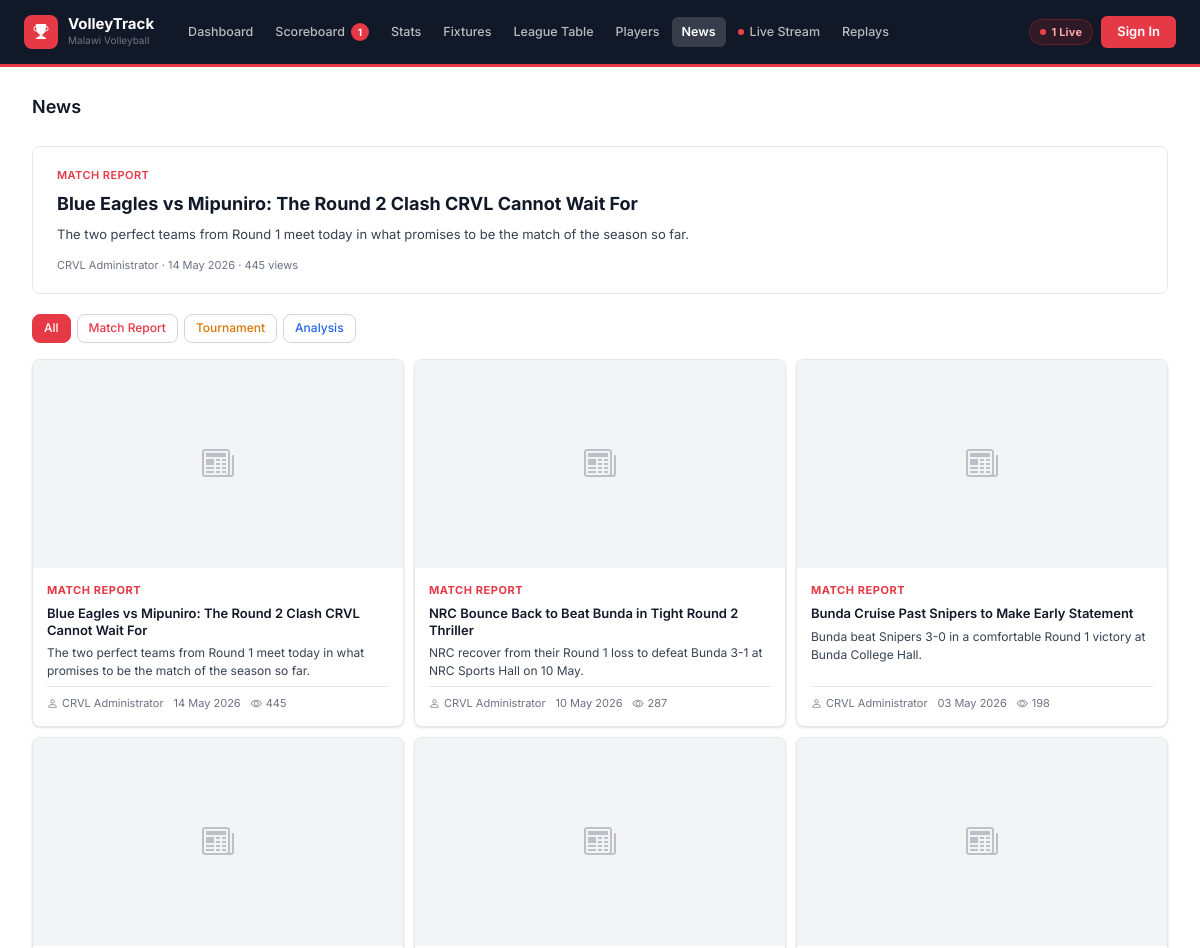
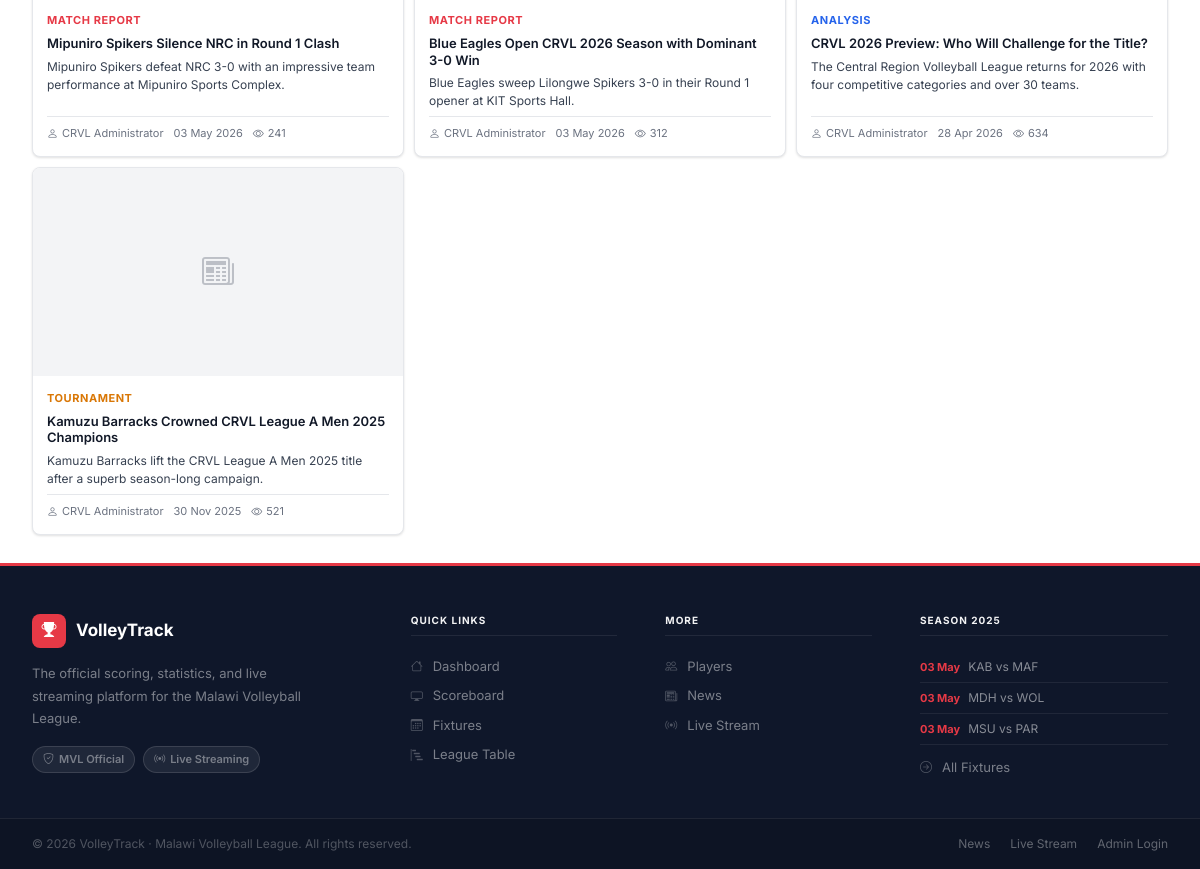
The app's page /modules/news/index.php with its own data (2 pictures, top to bottom).
### tables this page shows
CREATE TABLE IF NOT EXISTS news_articles (
  id INT AUTO_INCREMENT PRIMARY KEY,
  author_id INT DEFAULT NULL,
  title VARCHAR(255) NOT NULL,
  slug VARCHAR(191) NOT NULL UNIQUE,
  summary TEXT DEFAULT NULL,
  content LONGTEXT NOT NULL,
  featured_image VARCHAR(255) DEFAULT NULL,
  category ENUM('Match Report','Transfer','General','Tournament','Interview','Analysis') DEFAULT 'General',
  tags VARCHAR(255) DEFAULT NULL,
  status ENUM('Draft','Published','Archived') DEFAULT 'Draft',
  is_featured TINYINT(1) DEFAULT 0,
  views INT DEFAULT 0,
  published_at TIMESTAMP NULL DEFAULT NULL,
  created_at TIMESTAMP DEFAULT CURRENT_TIMESTAMP,
  FOREIGN KEY (author_id) REFERENCES users(id) ON DELETE SET NULL
);

CREATE TABLE IF NOT EXISTS users (
  id INT AUTO_INCREMENT PRIMARY KEY,
  username VARCHAR(50) NOT NULL UNIQUE,
  email VARCHAR(150) NOT NULL UNIQUE,
  password_hash VARCHAR(255) NOT NULL,
  full_name VARCHAR(150) NOT NULL,
  role ENUM('Admin','Referee','Scorer','Viewer') DEFAULT 'Viewer',
  is_active TINYINT(1) DEFAULT 1,
  last_login TIMESTAMP NULL DEFAULT NULL,
  created_at TIMESTAMP DEFAULT CURRENT_TIMESTAMP
);

CREATE TABLE IF NOT EXISTS matches (
  id INT AUTO_INCREMENT PRIMARY KEY,
  season_id INT NOT NULL,
  home_team_id INT NOT NULL,
  away_team_id INT NOT NULL,
  match_date DATETIME NOT NULL,
  venue VARCHAR(150) DEFAULT NULL,
  round VARCHAR(50) DEFAULT NULL,
  status ENUM('Scheduled','Live','Completed','Postponed','Cancelled') DEFAULT 'Scheduled',
  home_sets_won INT DEFAULT 0,
  away_sets_won INT DEFAULT 0,
  set_scores JSON DEFAULT NULL,
  current_set INT DEFAULT 1,
  home_score_current_set INT DEFAULT 0,
  away_score_current_set INT DEFAULT 0,
  started_at TIMESTAMP NULL DEFAULT NULL,
  ended_at TIMESTAMP NULL DEFAULT NULL,
  created_at TIMESTAMP DEFAULT CURRENT_TIMESTAMP,
  FOREIGN KEY (season_id) REFERENCES seasons(id),
  FOREIGN KEY (home_team_id) REFERENCES teams(id),
  FOREIGN KEY (away_team_id) REFERENCES teams(id)
);

CREATE TABLE IF NOT EXISTS teams (
  id INT AUTO_INCREMENT PRIMARY KEY,
  name VARCHAR(100) NOT NULL,
  short_name VARCHAR(10) NOT NULL,
  home_court VARCHAR(150) DEFAULT NULL,
  city VARCHAR(100) DEFAULT NULL,
  coach VARCHAR(100) DEFAULT NULL,
  color_primary VARCHAR(7) DEFAULT '#555555',
  is_active TINYINT(1) DEFAULT 1,
  created_at TIMESTAMP DEFAULT CURRENT_TIMESTAMP
);

### includes/config.php (called while the page is built, shortened)
<?php
function isLoggedIn(): bool { return isset($_SESSION['user_id']); }

### modules/news/index.php (the view, shortened to what this page needs)
<?php
require_once __DIR__.'/../../includes/config.php';
$currentPage='news'; $pageTitle='News'; $db=getDB();
$cat=$_GET['cat']??''; $pg=max(1,(int)($_GET['page']??1)); $pp=12;
$cats=$db->query("SELECT DISTINCT category FROM news_articles WHERE status='Published' ORDER BY category")->fetchAll(PDO::FETCH_COLUMN);
$stmt=$db->prepare("SELECT na.*,u.full_name an FROM news_articles na LEFT JOIN users u ON u.id=na.author_id WHERE na.status='Published'".($cat?" AND na.category=?":"")." ORDER BY na.published_at DESC LIMIT $pp OFFSET ".(($pg-1)*$pp));
$stmt->execute($cat?[$cat]:[]);$articles=$stmt->fetchAll();
$featured=$db->query("SELECT na.*,u.full_name an FROM news_articles na LEFT JOIN users u ON u.id=na.author_id WHERE na.is_featured=1 AND na.status='Published' ORDER BY na.published_at DESC LIMIT 1")->fetch();
$catC=['Match Report'=>'var(--acc)','Analysis'=>'var(--pri)','General'=>'var(--grn)','Tournament'=>'var(--gld)','Interview'=>'var(--pur)','Transfer'=>'var(--acc)'];
include __DIR__.'/../../includes/header.php';
?>
<div class="content">
  <div style="display:flex;align-items:center;justify-content:space-between;flex-wrap:wrap;gap:10px;margin-bottom:20px">
    <h1 style="font-size:18px;font-weight:600">News</h1>
  </div>
  <?php if($featured&&!$cat): ?>
  <a href="<?= APP_URL ?>/modules/news/article.php?slug=<?= urlencode($featured['slug']) ?>" style="display:block;background:var(--s1);border:1px solid var(--b0);border-radius:var(--r);overflow:hidden;text-decoration:none;margin-bottom:20px;transition:border-color var(--tr)" onmouseover="this.style.borderColor='var(--b1)'" onmouseout="this.style.borderColor='var(--b0)'">
    <div style="display:grid;grid-template-columns:<?= $featured['featured_image']?'1fr 360px':'1fr' ?>">
      <div style="padding:20px 24px;display:flex;flex-direction:column;justify-content:center">
        <div style="font-size:11px;font-weight:600;color:<?= $catC[$featured['category']]??'var(--t2)' ?>;text-transform:uppercase;letter-spacing:.04em;margin-bottom:8px"><?= $featured['category'] ?></div>
        <div style="font-size:18px;font-weight:700;color:var(--t1);line-height:1.3;margin-bottom:10px"><?= htmlspecialchars($featured['title']) ?></div>
        <div style="font-size:13px;color:var(--t2);line-height:1.5;margin-bottom:12px;display:-webkit-box;-webkit-line-clamp:3;-webkit-box-orient:vertical;overflow:hidden"><?= htmlspecialchars(strip_tags($featured['summary']??'')) ?></div>
        <div style="font-size:11px;color:var(--t3)"><?= $featured['an']??'Staff' ?> · <?= date('d M Y',strtotime($featured['published_at'])) ?> · <?= number_format($featured['views']) ?> views</div>
      </div>
    </div>
  </a>
  <?php endif; ?>
  <div style="display:flex;gap:6px;flex-wrap:wrap;margin-bottom:16px">
    <a href="?" class="btn <?= !$cat?'btn-pri':'btn-ghost' ?> btn-sm">All</a>
    <?php foreach($cats as $c): ?><a href="?cat=<?= urlencode($c) ?>" class="btn <?= $cat===$c?'btn-pri':'btn-ghost' ?> btn-sm" style="<?= $cat===$c?'':'color:'.$catC[$c]??'var(--t2)' ?>"><?= htmlspecialchars($c) ?></a><?php endforeach; ?>
  </div>
  <div style="display:grid;grid-template-columns:repeat(auto-fill,minmax(280px,1fr));gap:10px">
    <?php foreach($articles as $a): $c=$catC[$a['category']]??'var(--t2)'; ?>
    <a href="<?= APP_URL ?>/modules/news/article.php?slug=<?= urlencode($a['slug']) ?>" class="news-card">
      <div class="news-thumb">
        <?php if($a['featured_image']): ?><img src="<?= APP_URL ?>/assets/uploads/news/<?= htmlspecialchars($a['featured_image']) ?>" alt="<?= htmlspecialchars($a['title']) ?>">
        <?php else: ?><div style="display:flex;align-items:center;justify-content:center;width:100%;height:100%;min-height:120px;background:var(--s3)"><i class="bi bi-newspaper" style="font-size:32px;color:var(--t3);opacity:.4"></i></div><?php endif; ?>
      </div>
      <div class="news-body">
        <div class="news-cat" style="color:<?= $c ?>"><?= htmlspecialchars($a['category']) ?></div>
        <div class="news-title"><?= htmlspecialchars($a['title']) ?></div>
        <?php if($a['summary']): ?><div class="news-summary"><?= htmlspecialchars(strip_tags($a['summary'])) ?></div><?php endif; ?>
        <div class="news-meta">
          <span><i class="bi bi-person me-1"></i><?= htmlspecialchars($a['an']??'Staff') ?></span>
          <span><?= date('d M Y',strtotime($a['published_at'])) ?></span>
          <span><i class="bi bi-eye me-1"></i><?= number_format($a['views']) ?></span>
        </div>
      </div>
    </a>
    <?php endforeach; ?>
  </div>
</div>
<?php include __DIR__.'/../../includes/footer.php'; ?>

### includes/footer.php (shortened to what this page needs)
</div>
<footer class="site-footer">
  <div class="footer-inner">
    <div class="footer-col footer-brand">
      <div class="footer-logo">
        <div class="brand-icon"><i class="bi bi-trophy-fill"></i></div>
        <span class="brand-name">VolleyTrack</span>
      </div>
      <p>The official scoring, statistics, and live streaming platform for the Malawi Volleyball League.</p>
      <div class="footer-badges">
        <span><i class="bi bi-shield-check"></i> MVL Official</span>
        <span><i class="bi bi-broadcast"></i> Live Streaming</span>
      </div>
    </div>
    <div class="footer-col">
      <h4>Quick Links</h4>
      <a href="<?= APP_URL ?>/" class="footer-link"><i class="bi bi-house"></i>Dashboard</a>
      <a href="<?= APP_URL ?>/modules/scoreboard/index.php" class="footer-link"><i class="bi bi-display"></i>Scoreboard</a>
      <a href="<?= APP_URL ?>/modules/fixtures/index.php" class="footer-link"><i class="bi bi-calendar3"></i>Fixtures</a>
      <a href="<?= APP_URL ?>/modules/tables/index.php" class="footer-link"><i class="bi bi-bar-chart-steps"></i>League Table</a>
    </div>
    <div class="footer-col">
      <h4>More</h4>
      <a href="<?= APP_URL ?>/modules/players/index.php" class="footer-link"><i class="bi bi-people"></i>Players</a>
      <a href="<?= APP_URL ?>/modules/news/index.php" class="footer-link"><i class="bi bi-newspaper"></i>News</a>
      <a href="<?= APP_URL ?>/modules/streaming/index.php" class="footer-link"><i class="bi bi-broadcast"></i>Live Stream</a>
    </div>
    <div class="footer-col">
      <h4>Season 2025</h4>
      <?php
        try {
          $db = getDB();
          $ft = $db->query("SELECT m.match_date, ht.short_name hn, at.short_name an FROM matches m JOIN teams ht ON ht.id=m.home_team_id JOIN teams at ON at.id=m.away_team_id WHERE m.status='Scheduled' ORDER BY m.match_date ASC LIMIT 3")->fetchAll();
          foreach($ft as $m):
      ?>
      <div class="footer-fixture">
        <span class="fx-date"><?= date('d M',strtotime($m['match_date'])) ?></span>
        <span class="fx-teams"><?= htmlspecialchars($m['hn']) ?> vs <?= htmlspecialchars($m['an']) ?></span>
      </div>
      <?php endforeach; } catch(Exception $e){} ?>
      <a href="<?= APP_URL ?>/modules/fixtures/index.php" class="footer-link" style="margin-top:8px"><i class="bi bi-arrow-right-circle"></i>All Fixtures</a>
    </div>
  </div>
  <div class="footer-bottom">
    <div class="footer-bottom-inner">
      <span>© <?= date('Y') ?> VolleyTrack · Malawi Volleyball League. All rights reserved.</span>
      <div class="footer-bottom-links">
        <a href="<?= APP_URL ?>/modules/news/index.php">News</a>
        <a href="<?= APP_URL ?>/modules/streaming/index.php">Live Stream</a>
        <?php if(!isLoggedIn()): ?><a href="<?= APP_URL ?>/login.php">Admin Login</a><?php endif; ?>
      </div>
    </div>
  </div>
</footer>
</body>
</html>

### records on screen
news_articles: category "MATCH REPORT", title "Blue Eagles vs Mipuniro: The Round 2 Clash CRVL Cannot Wait For", summary "The two perfect teams from Round 1 meet today in what promises to be the match of the season so far.", author.full_name "CRVL Administrator", published_at "14 May 2026", views "445"
news_articles: category "MATCH REPORT", title "NRC Bounce Back to Beat Bunda in Tight Round 2 Thriller", summary "NRC recover from their Round 1 loss to defeat Bunda 3-1 at NRC Sports Hall on 10 May.", author.full_name "CRVL Administrator", published_at "10 May 2026", views "287"
news_articles: category "MATCH REPORT", title "Bunda Cruise Past Snipers to Make Early Statement", summary "Bunda beat Snipers 3-0 in a comfortable Round 1 victory at Bunda College Hall.", author.full_name "CRVL Administrator", published_at "03 May 2026", views "198"
news_articles: category "MATCH REPORT", title "Mipuniro Spikers Silence NRC in Round 1 Clash", summary "Mipuniro Spikers defeat NRC 3-0 with an impressive team performance at Mipuniro Sports Complex.", author.full_name "CRVL Administrator", published_at "03 May 2026", views "241"
news_articles: category "MATCH REPORT", title "Blue Eagles Open CRVL 2026 Season with Dominant 3-0 Win", summary "Blue Eagles sweep Lilongwe Spikers 3-0 in their Round 1 opener at KIT Sports Hall.", author.full_name "CRVL Administrator", published_at "03 May 2026", views "312"
news_articles: category "ANALYSIS", title "CRVL 2026 Preview: Who Will Challenge for the Title?", summary "The Central Region Volleyball League returns for 2026 with four competitive categories and over 30 teams.", author.full_name "CRVL Administrator", published_at "28 Apr 2026", views "634"
news_articles: category "TOURNAMENT", title "Kamuzu Barracks Crowned CRVL League A Men 2025 Champions", summary "Kamuzu Barracks lift the CRVL League A Men 2025 title after a superb season-long campaign.", author.full_name "CRVL Administrator", published_at "30 Nov 2025", views "521"
matches: match_date "03 May", home_team.short_name "KAB", away_team.short_name "MAF"
matches: match_date "03 May", home_team.short_name "MDH", away_team.short_name "WOL"
matches: match_date "03 May", home_team.short_name "MSU", away_team.short_name "PAR"

### other values on screen
$lbl "Dashboard"
$lbl "Scoreboard"
$liveMatches "1"
$lbl "Stats"
$lbl "Fixtures"
$lbl "League Table"
$lbl "Players"
$lbl "News"
$lbl "Live Stream"
$lbl "Replays"
$c "Match Report"
$c "Tournament"
$c "Analysis"
